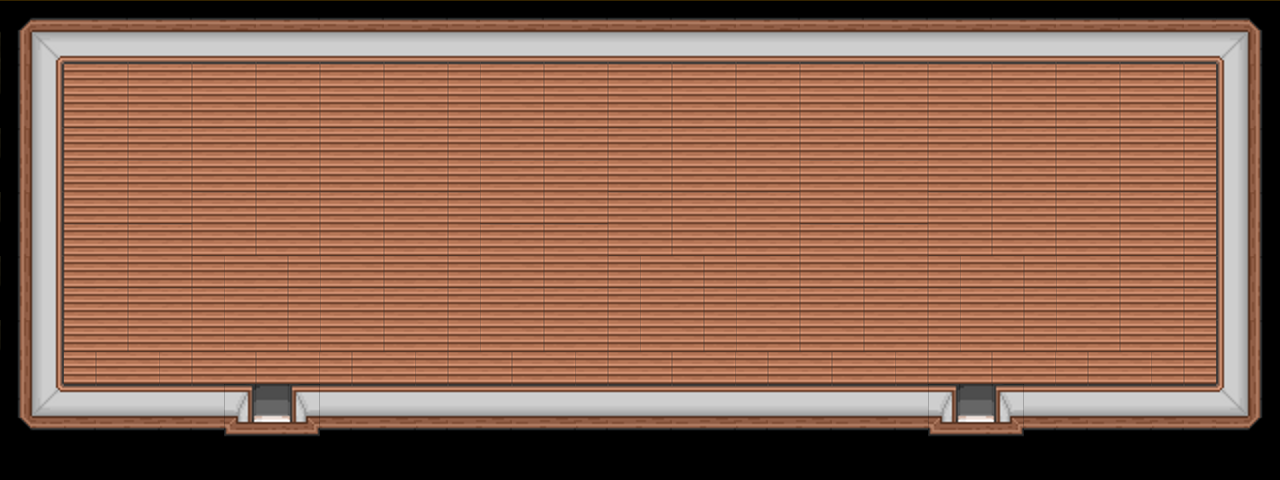

A level layout from a 2D game, rendered from its tile map. Below: a short description, then the map file with tile-grid data replaced by summaries:
An orthogonal 40x15 tile map with 32x32 px tiles, 3 tile layers (Ground, Fringe, Collision), 2 tilesets and 2 objects (2x me.LevelEntity).

<map version="1.0" orientation="orthogonal" width="40" height="15" tilewidth="32" tileheight="32">
 <properties>
  <property name="background_color" value="#000000" />
 </properties>
 <tileset firstgid="1" name="browserquest" tilewidth="32" tileheight="32">
  <image source="../images/browserquest.png" width="640" height="3136" />
 </tileset>
 <tileset firstgid="1961" name="metatiles32x32" tilewidth="32" tileheight="32">
  <image source="../images/metatiles32x32.png" width="160" height="32" />
 </tileset>
 <layer name="Ground" width="40" height="15">
  <data>[600 cells, 560 non-empty, 42 distinct tile ids]</data>
 </layer>
 <layer name="Fringe" width="40" height="15">
  <data>[600 cells, 0 non-empty, 0 distinct tile ids]</data>
 </layer>
 <objectgroup name="Entities" width="40" height="15">
  <object name="me.LevelEntity" x="255" y="414" width="32" height="32">
   <properties>
    <property name="exitto" value="29,39" />
   </properties>
  </object>
  <object name="me.LevelEntity" x="960" y="416" width="32" height="32">
   <properties>
    <property name="exitto" value="35,39" />
   </properties>
  </object>
 </objectgroup>
 <layer name="Collision" width="40" height="15">
  <data>[600 cells, 0 non-empty, 0 distinct tile ids]</data>
 </layer>
</map>
